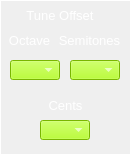
     <widget class="CustomFrame" name="frame_Osc1TuneOffset">
      <property name="geometry">
       <rect>
        <x>10</x>
        <y>335</y>
        <width>131</width>
        <height>155</height>
       </rect>
      </property>
      <property name="styleSheet">
       <string notr="true">color: rgb(255, 255, 255);</string>
      </property>
      <property name="frameShape">
       <enum>QFrame::Panel</enum>
      </property>
      <property name="frameShadow">
       <enum>QFrame::Plain</enum>
      </property>
      <property name="midLineWidth">
       <number>1</number>
      </property>
      <widget class="CustomComboBox" name="comboBox_Osc1TuneOctave">
       <property name="geometry">
        <rect>
         <x>10</x>
         <y>60</y>
         <width>50</width>
         <height>20</height>
        </rect>
       </property>
       <property name="font">
        <font>
         <pointsize>8</pointsize>
        </font>
       </property>
       <property name="focusPolicy">
        <enum>Qt::NoFocus</enum>
       </property>
       <property name="styleSheet">
        <string notr="true">selection-background-color: rgb(255, 0, 0);
border-color: rgb(0, 0, 0);
background-color: rgb(170, 255, 0);
</string>
       </property>
       <property name="currentText">
        <string/>
       </property>
       <property name="currentIndex">
        <number>-1</number>
       </property>
       <property name="maxVisibleItems">
        <number>4</number>
       </property>
      </widget>
      <widget class="CustomComboBox" name="comboBox_Osc1TuneSemitones">
       <property name="geometry">
        <rect>
         <x>70</x>
         <y>60</y>
         <width>50</width>
         <height>20</height>
        </rect>
       </property>
       <property name="font">
        <font>
         <pointsize>8</pointsize>
        </font>
       </property>
       <property name="focusPolicy">
        <enum>Qt::NoFocus</enum>
       </property>
       <property name="styleSheet">
        <string notr="true">selection-background-color: rgb(255, 0, 0);
border-color: rgb(0, 0, 0);
background-color: rgb(170, 255, 0);
</string>
       </property>
       <property name="currentText">
        <string/>
       </property>
       <property name="currentIndex">
        <number>-1</number>
       </property>
       <property name="maxVisibleItems">
        <number>4</number>
       </property>
      </widget>
      <widget class="QLabel" name="label_9">
       <property name="geometry">
        <rect>
         <x>4</x>
         <y>30</y>
         <width>51</width>
         <height>21</height>
        </rect>
       </property>
       <property name="font">
        <font>
         <pointsize>10</pointsize>
        </font>
       </property>
       <property name="styleSheet">
        <string notr="true">color: rgb(255, 255, 255);</string>
       </property>
       <property name="text">
        <string>Octave</string>
       </property>
       <property name="alignment">
        <set>Qt::AlignCenter</set>
       </property>
      </widget>
      <widget class="QLabel" name="label_10">
       <property name="geometry">
        <rect>
         <x>54</x>
         <y>30</y>
         <width>71</width>
         <height>21</height>
        </rect>
       </property>
       <property name="font">
        <font>
         <pointsize>10</pointsize>
        </font>
       </property>
       <property name="styleSheet">
        <string notr="true">color: rgb(255, 255, 255);</string>
       </property>
       <property name="text">
        <string>Semitones</string>
       </property>
       <property name="alignment">
        <set>Qt::AlignCenter</set>
       </property>
      </widget>
      <widget class="QLabel" name="label_11">
       <property name="geometry">
        <rect>
         <x>40</x>
         <y>95</y>
         <width>51</width>
         <height>21</height>
        </rect>
       </property>
       <property name="font">
        <font>
         <pointsize>10</pointsize>
        </font>
       </property>
       <property name="styleSheet">
        <string notr="true">color: rgb(255, 255, 255);</string>
       </property>
       <property name="text">
        <string>Cents</string>
       </property>
       <property name="alignment">
        <set>Qt::AlignCenter</set>
       </property>
      </widget>
      <widget class="CustomComboBox" name="comboBox_Osc1TuneCents">
       <property name="geometry">
        <rect>
         <x>40</x>
         <y>120</y>
         <width>50</width>
         <height>20</height>
        </rect>
       </property>
       <property name="font">
        <font>
         <pointsize>8</pointsize>
        </font>
       </property>
       <property name="focusPolicy">
        <enum>Qt::NoFocus</enum>
       </property>
       <property name="styleSheet">
        <string notr="true">selection-background-color: rgb(255, 0, 0);
border-color: rgb(0, 0, 0);
background-color: rgb(170, 255, 0);
</string>
       </property>
       <property name="currentText">
        <string/>
       </property>
       <property name="currentIndex">
        <number>-1</number>
       </property>
       <property name="maxVisibleItems">
        <number>4</number>
       </property>
      </widget>
      <widget class="QLabel" name="label_12">
       <property name="geometry">
        <rect>
         <x>10</x>
         <y>5</y>
         <width>100</width>
         <height>20</height>
        </rect>
       </property>
       <property name="font">
        <font>
         <pointsize>10</pointsize>
        </font>
       </property>
       <property name="styleSheet">
        <string notr="true">color: rgb(255, 255, 255);</string>
       </property>
       <property name="text">
        <string>Tune Offset</string>
       </property>
       <property name="alignment">
        <set>Qt::AlignCenter</set>
       </property>
      </widget>
     </widget>
